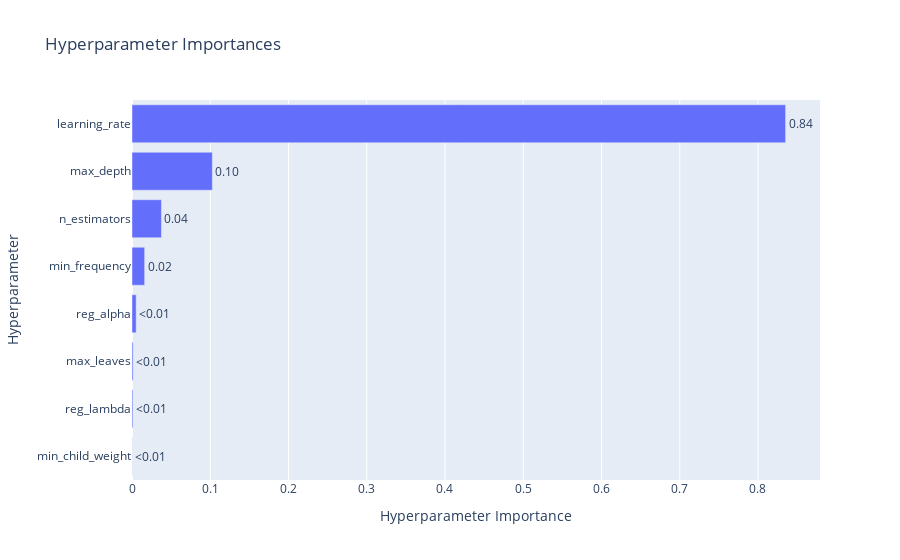

Notebook source saved alongside this figure:
### Code cell
# Gráfico de importancia de hiperparámetros con Optuna
plot_param_importances(study)

### Figure 1 — Plotly figure (JSON) as saved in the notebook; plotly's stock layout.template omitted (floating-point values rounded to 4 significant figures)
{"data": [{"cliponaxis": false, "hovertemplate": ["min_child_weight (IntDistribution): 0.000212536905262278<extra></extra>", "reg_lambda (FloatDistribution): 0.001218444693564739<extra></extra>", "max_leaves (IntDistribution): 0.0014360276339264295<extra></extra>", "reg_alpha (FloatDistribution): 0.0053245264954786715<extra></extra>", "min_frequency (FloatDistribution): 0.016163412256102558<extra></extra>", "n_estimators (IntDistribution): 0.03763103802188373<extra></extra>", "max_depth (IntDistribution): 0.10270903772794777<extra></extra>", "learning_rate (FloatDistribution): 0.8353049762658339<extra></extra>"], "name": "Objective Value", "orientation": "h", "text": ["<0.01", "<0.01", "<0.01", "<0.01", "0.02", "0.04", "0.10", "0.84"], "textposition": "outside", "type": "bar", "x": [0.0002125, 0.001218, 0.001436, 0.005325, 0.01616, 0.03763, 0.1027, 0.8353], "y": ["min_child_weight", "reg_lambda", "max_leaves", "reg_alpha", "min_frequency", "n_estimators", "max_depth", "learning_rate"]}], "layout": {"title": {"text": "Hyperparameter Importances"}, "xaxis": {"title": {"text": "Hyperparameter Importance"}}, "yaxis": {"title": {"text": "Hyperparameter"}}}}
